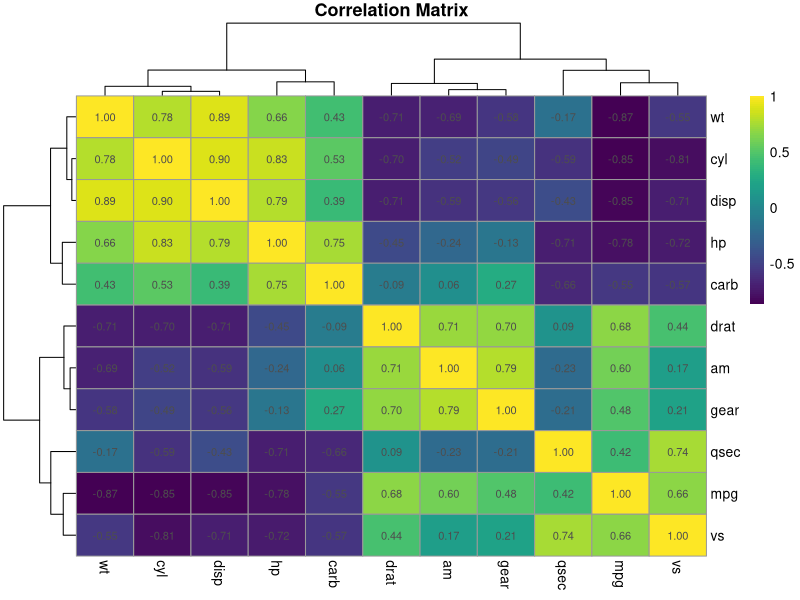
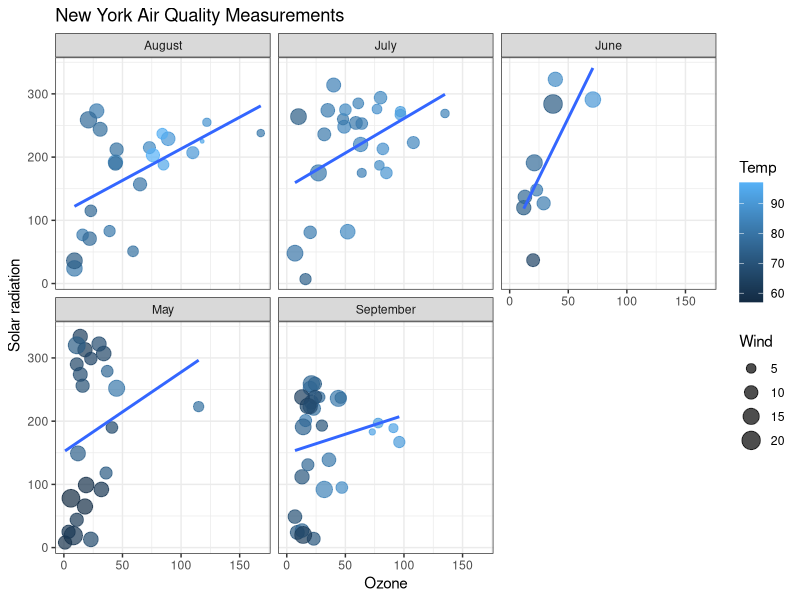
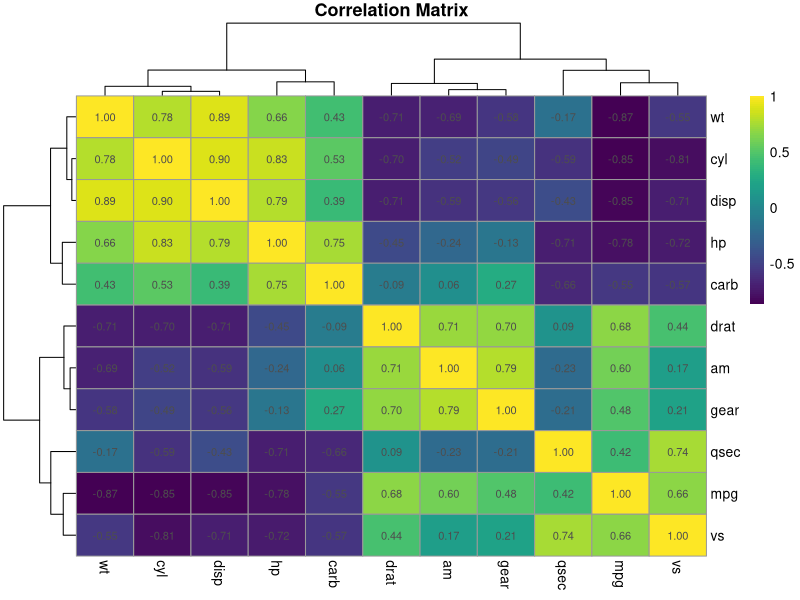
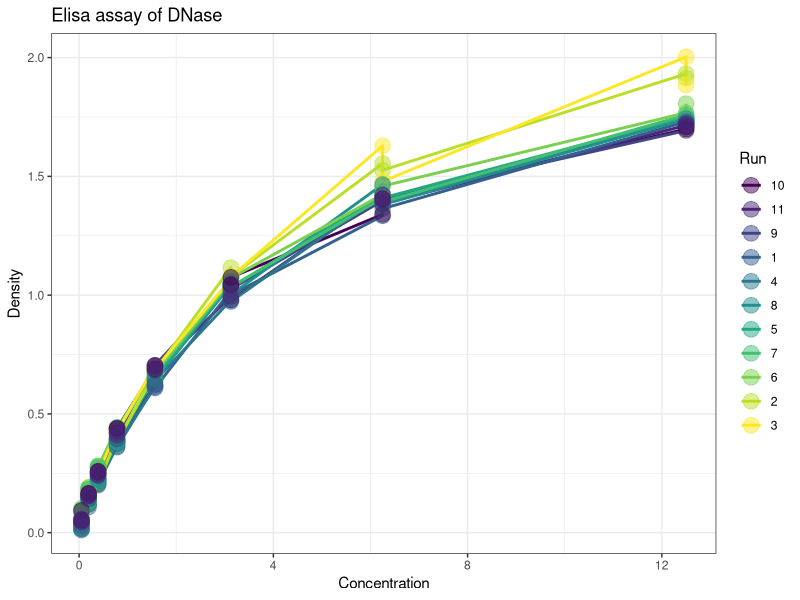
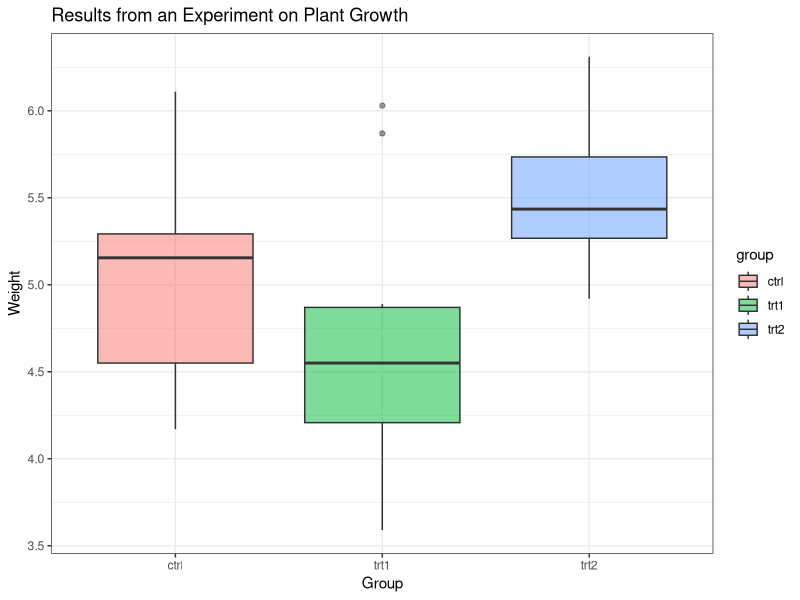
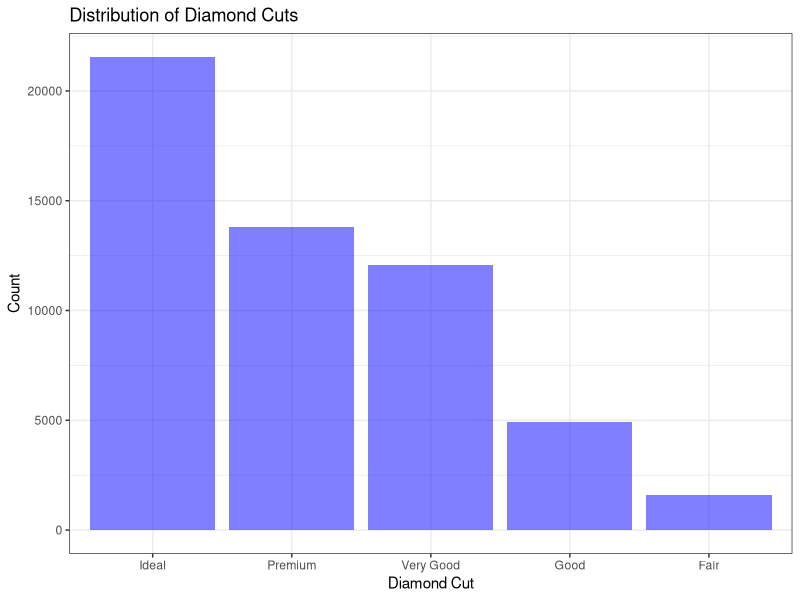

These charts were generated, in order, by the following R code:
#importing libraries
library(ggplot2)
library(tidyverse)
library(pheatmap)
library(viridis)

#seeing datasets
data()

#creating plots from various data

diamonds <- diamonds %>% ggplot(aes(fct_infreq(cut))) +
  geom_bar(fill = "blue", alpha = 0.5) +
  labs(x = "Diamond Cut", y = "Count", title = "Distribution of Diamond Cuts") +
  theme_bw()

DNase <- DNase %>% 
  ggplot(aes(conc, density, colour = Run)) +
  geom_line(size = 1) +
  geom_point(alpha = 0.5, size = 5) +
  labs(title = "Elisa assay of DNase",
       x = "Concentration",
       y ="Density") +
  theme_bw()

PlantGrowth <- PlantGrowth %>% 
  ggplot(aes(group, weight, fill = group)) +
  geom_boxplot(alpha = 0.5) +
  labs(x = "Group",
       y = "Weight",
       title = "Results from an Experiment on Plant Growth") +
  theme_bw()

airquality <- airquality %>% 
  drop_na() %>% 
  mutate(Month = gsub( 5 ,"May",Month),
         Month = gsub( 6 ,"June",Month),
         Month = gsub( 7 ,"July",Month),
         Month = gsub( 8 ,"August",Month),
         Month = gsub( 9 ,"September",Month)) %>% 
         ggplot(aes(Ozone, Solar.R) ) +
         geom_point(alpha = 0.7, aes(size = Wind, color = Temp)) +
         geom_smooth(method = lm, se = F) +
         facet_wrap(~Month) +
         labs(x = "Ozone",
              y ="Solar radiation",
              title = "New York Air Quality Measurements") +
         theme_bw()

#calculating the correlation and creating the heatmap
correlation <- cor(mtcars)
corrr <- pheatmap(correlation, 
         color = viridis(100), 
         display_numbers = TRUE,
         main = "Correlation Matrix") 

#save plots
png("airquality.png", width = 2400, height = 1600, res = 360)
airquality
dev.off()

png("corrr.png", width = 2400, height = 1600, res = 360)
corrr
dev.off()

png("DNase.png", width = 2400, height = 1600, res = 360)
DNase
dev.off()

png("PlantGrowth.png", width = 2400, height = 1600, res = 360)
PlantGrowth
dev.off()

png("diamonds.png", width = 2400, height = 1600, res = 360)
diamonds
dev.off()
